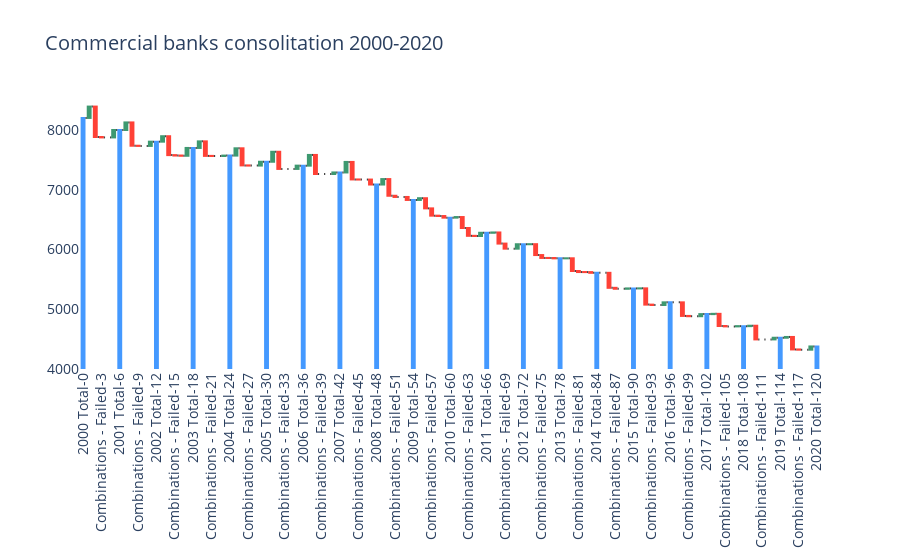

This figure's notebook cell:
### Code cell
fig.update_layout(title="Commercial banks consolitation 2000-2020",
                  title_font_size=20,
                  font_size=14,
                  plot_bgcolor='rgba(0,0,0,0)',
                  xaxis = go.layout.XAxis(tickangle = 270)
                 )
fig.update_yaxes(range=[4000, 8500])

### Figure 1 — Plotly figure (JSON) as saved in the notebook; plotly's stock layout.template omitted (floating-point values rounded to 4 significant figures)
{"data": [{"measure": ["absolute", "relative", "relative", "relative", "relative", "relative", "total", "relative", "relative", "relative", "relative", "relative", "total", "relative", "relative", "relative", "relative", "relative", "total", "relative", "relative", "relative", "relative", "relative", "total", "relative", "relative", "relative", "relative", "relative", "total", "relative", "relative", "relative", "relative", "relative", "total", "relative", "relative", "relative", "relative", "relative", "total", "relative", "relative", "relative", "relative", "relative", "total", "relative", "relative", "relative", "relative", "relative", "total", "relative", "relative", "relative", "relative", "relative", "total", "relative", "relative", "relative", "relative", "relative", "total", "relative", "relative", "relative", "relative", "relative", "total", "relative", "relative", "relative", "relative", "relative", "total", "relative", "relative", "relative", "relative", "relative", "total", "relative", "relative", "relative", "relative", "relative", "total", "relative", "relative", "relative", "relative", "relative", "total", "relative", "relative", "relative", "relative", "relative", "total", "relative", "relative", "relative", "relative", "relative", "total", "relative", "relative", "relative", "relative", "relative", "total", "relative", "relative", "relative", "relative", "relative", "total"], "textposition": "outside", "type": "waterfall", "x": ["2000 Total-0", "New Institutions-1", "Combinations-2", "Combinations - Failed-3", "Liquidations-4", "Adjustments-5", "2001 Total-6", "New Institutions-7", "Combinations-8", "Combinations - Failed-9", "Liquidations-10", "Adjustments-11", "2002 Total-12", "New Institutions-13", "Combinations-14", "Combinations - Failed-15", "Liquidations-16", "Adjustments-17", "2003 Total-18", "New Institutions-19", "Combinations-20", "Combinations - Failed-21", "Liquidations-22", "Adjustments-23", "2004 Total-24", "New Institutions-25", "Combinations-26", "Combinations - Failed-27", "Liquidations-28", "Adjustments-29", "2005 Total-30", "New Institutions-31", "Combinations-32", "Combinations - Failed-33", "Liquidations-34", "Adjustments-35", "2006 Total-36", "New Institutions-37", "Combinations-38", "Combinations - Failed-39", "Liquidations-40", "Adjustments-41", "2007 Total-42", "New Institutions-43", "Combinations-44", "Combinations - Failed-45", "Liquidations-46", "Adjustments-47", "2008 Total-48", "New Institutions-49", "Combinations-50", "Combinations - Failed-51", "Liquidations-52", "Adjustments-53", "2009 Total-54", "New Institutions-55", "Combinations-56", "Combinations - Failed-57", "Liquidations-58", "Adjustments-59", "2010 Total-60", "New Institutions-61", "Combinations-62", "Combinations - Failed-63", "Liquidations-64", "Adjustments-65", "2011 Total-66", "New Institutions-67", "Combinations-68", "Combinations - Failed-69", "Liquidations-70", "Adjustments-71", "2012 Total-72", "New Institutions-73", "Combinations-74", "Combinations - Failed-75", "Liquidations-76", "Adjustments-77", "2013 Total-78", "New Institutions-79", "Combinations-80", "Combinations - Failed-81", "Liquidations-82", "Adjustments-83", "2014 Total-84", "New Institutions-85", "Combinations-86", "Combinations - Failed-87", "Liquidations-88", "Adjustments-89", "2015 Total-90", "New Institutions-91", "Combinations-92", "Combinations - Failed-93", "Liquidations-94", "Adjustments-95", "2016 Total-96", "New Institutions-97", "Combinations-98", "Combinations - Failed-99", "Liquidations-100", "Adjustments-101", "2017 Total-102", "New Institutions-103", "Combinations-104", "Combinations - Failed-105", "Liquidations-106", "Adjustments-107", "2018 Total-108", "New Institutions-109", "Combinations-110", "Combinations - Failed-111", "Liquidations-112", "Adjustments-113", "2019 Total-114", "New Institutions-115", "Combinations-116", "Combinations - Failed-117", "Liquidations-118", "Adjustments-119", "2020 Total-120"], "y": [8200, 190, -509, -7, 0, 124, 0, 127, -390, -3, 0, 71, 0, 91, -316, -7, -4, 131, 0, 110, -243, -2, 0, 7, 0, 122, -286, -3, 0, 64, 0, 167, -287, 0, 0, 55, 0, 179, -319, 0, 0, 26, 0, 176, -293, -2, 0, -83, 0, 91, -279, -20, 0, -50, 0, 29, -170, -122, -6, -27, 0, 10, -183, -131, -3, 54, 0, 5, -186, -85, 0, 74, 0, 1, -182, -48, -1, -6, 0, 1, -213, -17, -1, -12, 0, 0, -251, -16, 0, 6, 0, 1, -272, -6, 0, 44, 0, 0, -227, -5, 0, 35, 0, 5, -204, -6, 0, 4, 0, 7, -229, 0, 0, 28, 0, 13, -209, -4, 0, 54, 0]}], "layout": {"font": {"size": 14}, "plot_bgcolor": "rgba(0,0,0,0)", "title": {"text": "Commercial banks consolitation 2000-2020"}, "xaxis": {"tickangle": -90}, "yaxis": {"range": [4000, 8500]}}}
